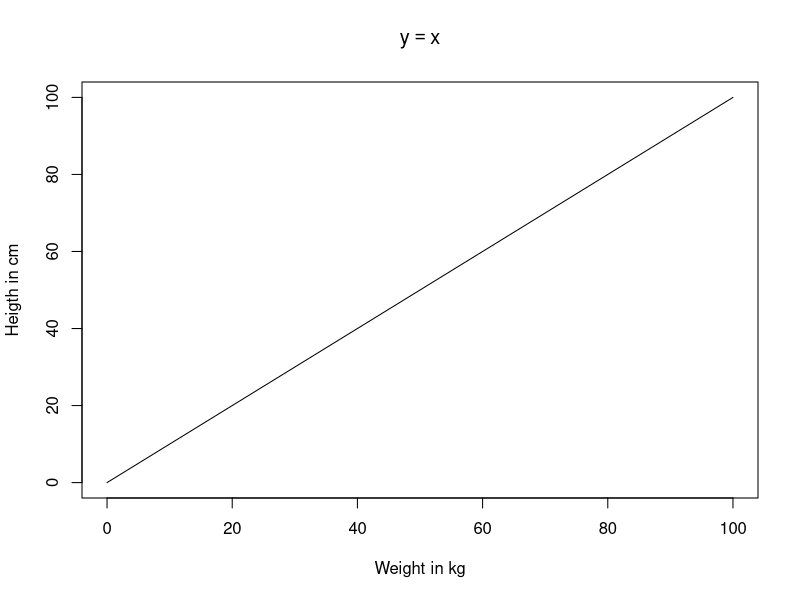
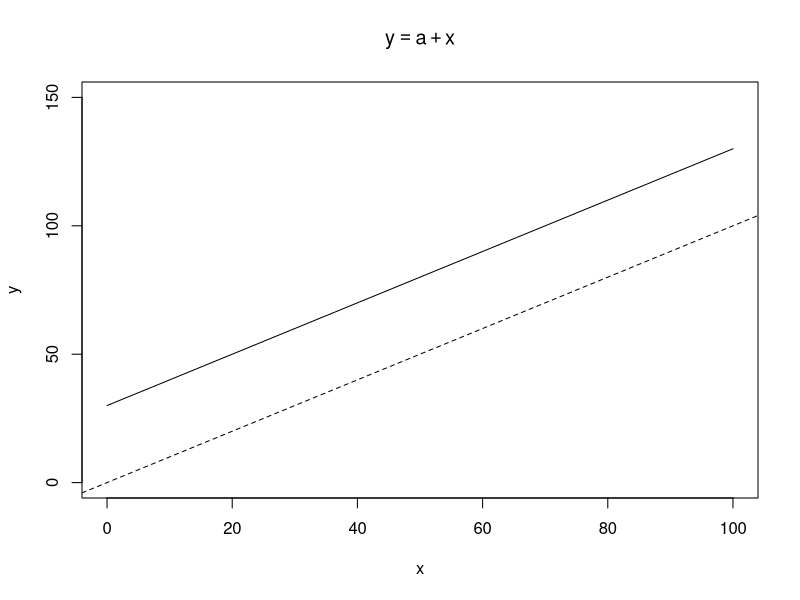
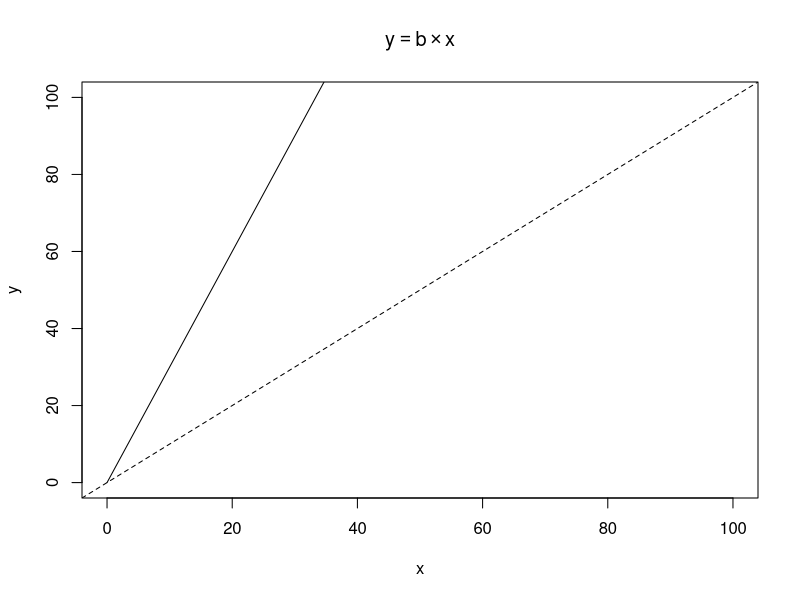
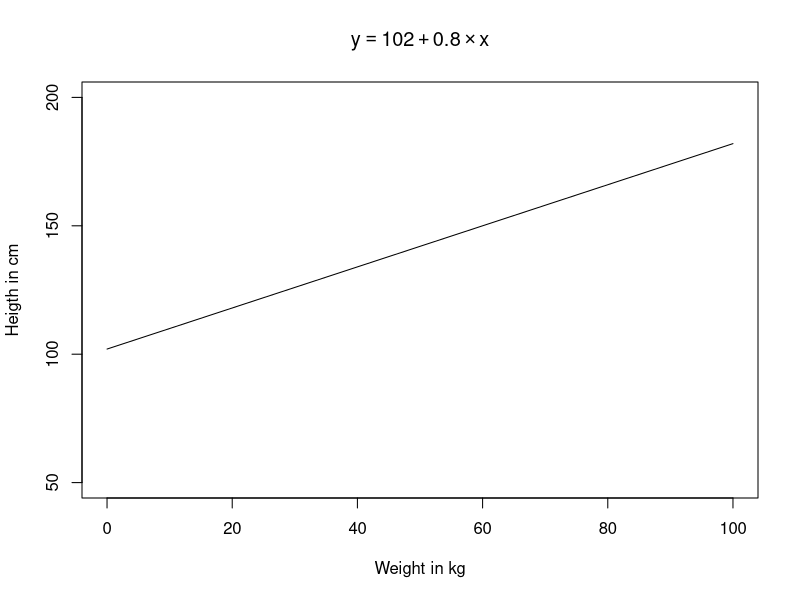
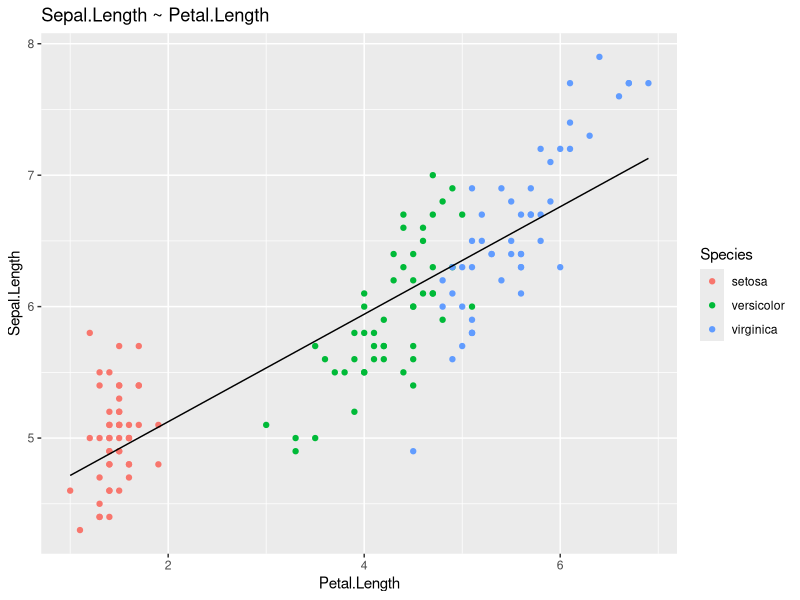
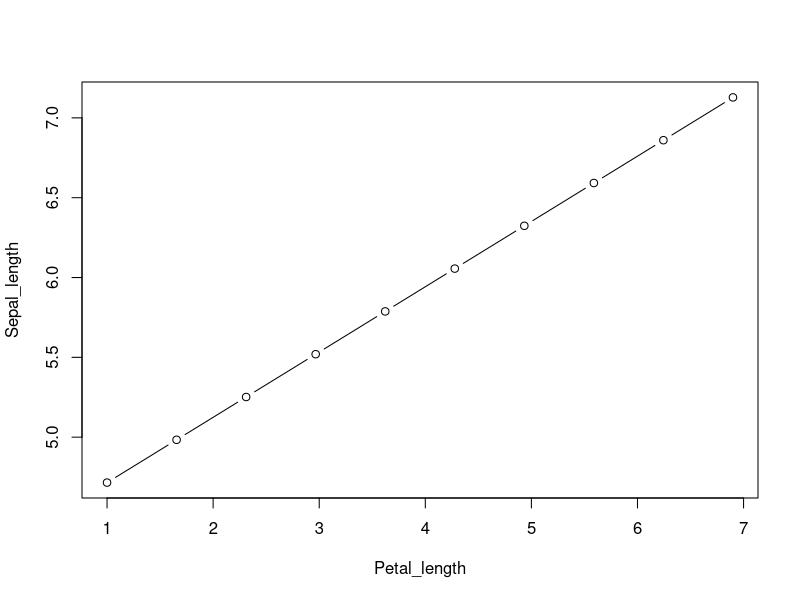

Write R code to recreate these figures, in order.
## ---- chunk 1
library(tidyverse)
library(broom)
library(modelr)
library(viridis)
## ---- chunk 2
# y = kaal
x <- 0:100
# x = pikkus
y <- x
## ---- chunk 3
plot(y ~ x, type = "l", xlab = "Weight in kg", ylab = "Heigth in cm", main = bquote(y == x))
## ---- chunk 4
x <- 0:100 
a <- 30
y <- a + x
## ---- chunk 5
plot(y ~ x, xlim = c(0, 100), ylim = c(0, 150), type = "l",
     main = bquote(y == a + x))
abline(c(0, 1), lty = 2)
## ---- chunk 6
x <- 0:200
b <- 3
y <- b * x
## ---- chunk 7
plot(y ~ x, xlim = c(0, 100), ylim = c(0, 100), type = "l", main = bquote(y == b %*% x))
abline(c(0, 1), lty = 2)
## ---- chunk 8
a <- 102
b <- 0.8
x <-  0:100 
y <-  a + b * x
## ---- chunk 9
plot(y ~ x, xlab = "Weight in kg", ylab = "Heigth in cm", ylim = c(50, 200), type = "l", main = bquote(y == 102 + 0.8 %*% x))
## ---- chunk 10
# Fit a linear model and name the model object as m
m <- lm(Sepal.Length ~ Petal.Length, data = iris)
## ---- chunk 11
# Make a scatter plot, colored by the var called "Species"
# Draw the fitted regression line from m
augment(m, iris) %>% 
  ggplot(aes(Petal.Length, Sepal.Length, color = Species)) +
  geom_point() +
  geom_line(aes(y = .fitted), color = 1) +
  labs(title = "Sepal.Length ~ Petal.Length")
## ---- chunk 12
coef(m)
## ---- chunk 13
## Genereerime uued andmed Petal.Length vahemikus
Petal_length <- seq(min(iris$Petal.Length), 
                    max(iris$Petal.Length), 
                    length.out = 10)
## Võtame mudeli koefitsendid
a <- coef(m)[1]
b <- coef(m)[2]
## Kasutades mudeli koefitsente genereerime Sepal_length väärtused
Sepal_length <-  a + b * Petal_length
## ---- chunk 14
plot(Sepal_length ~ Petal_length, type = "b")
## ---- chunk 15
data <- tibble(x = c(2, 3, 2.25, 5, 7.3, 8), y = c(8, 5.1, 9.5, 10.5, 11, 10.1))
model_formula <- c("y ~ x", 
                    "y ~ poly(x, 2)", 
                    "y ~ poly(x, 3)", 
                    "y ~ poly(x, 4)", 
                    "y ~ poly(x, 5)")
tib <- tibble(model_formula, data = list(data)) %>% 
  mutate(model = map2(model_formula, data, ~lm(as.formula(.x), .y)),
         preds = map2(data, model, ~gather_predictions(.x, .y)),
         aic = map_dbl(model, AIC))
## ---- chunk 16
tib %>% select(model_formula, aic)
